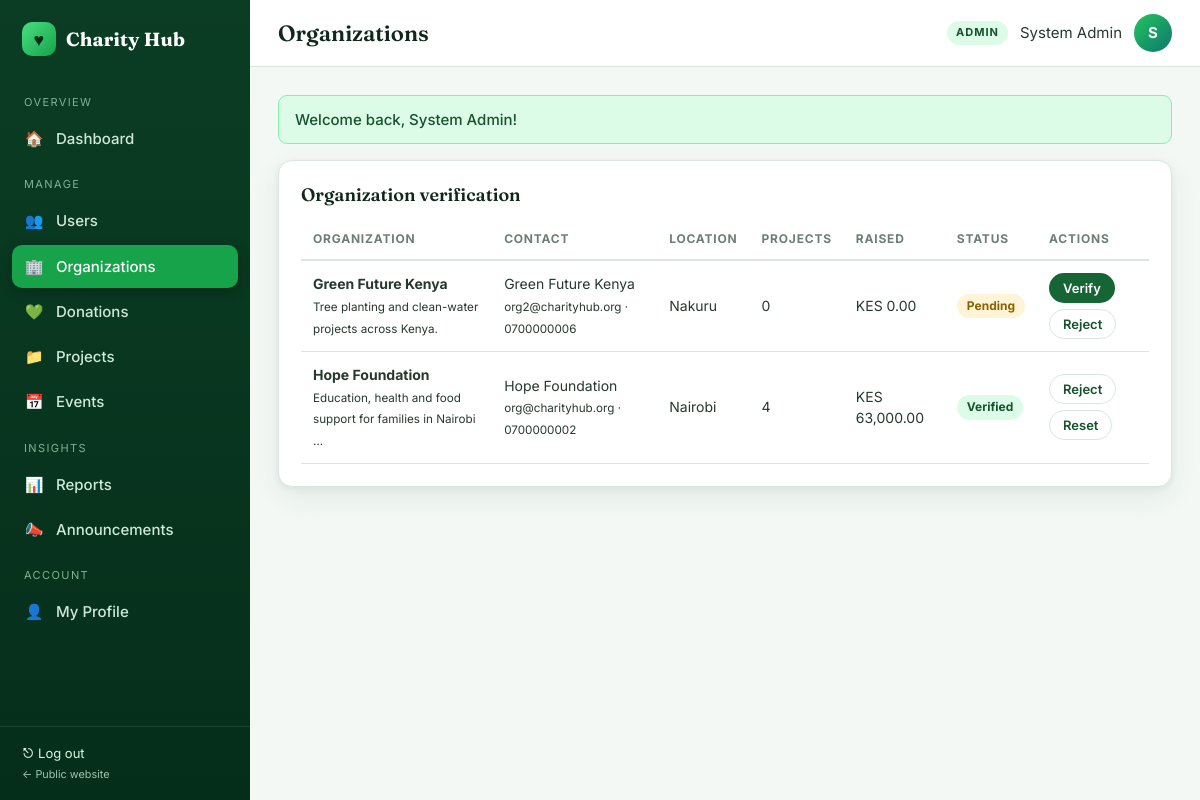
Page /admin/organizations.php (signed in) on the committed database.
### tables this page shows
CREATE TABLE organizations (
  org_id INT AUTO_INCREMENT PRIMARY KEY,
  user_id INT NOT NULL,
  organization_name VARCHAR(200) NOT NULL,
  description TEXT NULL,
  location VARCHAR(150) NULL,
  verification_status ENUM('PENDING','VERIFIED','REJECTED') NOT NULL DEFAULT 'PENDING',
  created_at TIMESTAMP DEFAULT CURRENT_TIMESTAMP,
  FOREIGN KEY (user_id) REFERENCES users(user_id) ON DELETE CASCADE
);

CREATE TABLE users (
  user_id INT AUTO_INCREMENT PRIMARY KEY,
  name VARCHAR(150) NOT NULL,
  email VARCHAR(150) NOT NULL UNIQUE,
  password VARCHAR(255) NOT NULL,
  phone VARCHAR(20) NOT NULL,
  role ENUM('ADMIN','ORGANIZATION','DONOR','VOLUNTEER','BENEFICIARY') NOT NULL,
  status ENUM('ACTIVE','SUSPENDED') NOT NULL DEFAULT 'ACTIVE',
  created_at TIMESTAMP DEFAULT CURRENT_TIMESTAMP
);

### admin/organizations.php (the view, shortened to what this page needs)
<?php
require_once __DIR__ . '/../includes/bootstrap.php';
$orgs = db_all("SELECT o.*, u.name AS contact, u.email, u.phone,
   (SELECT COUNT(*) FROM projects p WHERE p.org_id=o.org_id) AS projects,
   (SELECT COALESCE(SUM(amount),0) FROM donations d WHERE d.org_id=o.org_id) AS raised
   FROM organizations o JOIN users u ON u.user_id=o.user_id ORDER BY FIELD(o.verification_status,'PENDING','VERIFIED','REJECTED'), o.created_at DESC");
include __DIR__ . '/../includes/header.php';
?>
<div class="card"><h2>Organization verification</h2>
<div class="table-wrap"><table><thead><tr><th>Organization</th><th>Contact</th><th>Location</th><th>Projects</th><th>Raised</th><th>Status</th><th>Actions</th></tr></thead><tbody>
<?php foreach ($orgs as $o): ?><tr><td><b><?= e($o['organization_name']) ?></b><br><small><?= e(mb_strimwidth($o['description'] ?? '', 0, 60, '…')) ?></small></td>
<td><?= e($o['contact']) ?><br><small><?= e($o['email']) ?> · <?= e($o['phone']) ?></small></td><td><?= e($o['location'] ?: '—') ?></td><td><?= (int)$o['projects'] ?></td><td><?= money($o['raised']) ?></td><td><?= status_badge($o['verification_status']) ?></td>
<td><div class="actions"><?php foreach (['VERIFIED'=>'Verify','REJECTED'=>'Reject','PENDING'=>'Reset'] as $k=>$l): if ($o['verification_status']!==$k): ?>
<form method="post"><button class="btn btn-sm <?= $k==='VERIFIED'?'':'btn-light' ?>"><?= $l ?></button></form><?php endif; endforeach; ?></div></td></tr>
<?php endforeach; if (!$orgs): ?><tr><td colspan="7" class="empty">No organizations yet.</td></tr><?php endif; ?></tbody></table></div></div>
<?php include __DIR__ . '/../includes/footer.php';

### includes/bootstrap.php (shortened to what this page needs)
<?php
require_once ROOT_PATH . '/config/db.php';
function e($v) { return htmlspecialchars((string)($v ?? ''), ENT_QUOTES, 'UTF-8'); }
function money($n) { return 'KES ' . number_format((float)$n, 2); }
function db_run($sql, $params = []) {
    global $conn;
    $stmt = $conn->prepare($sql);
    if (!$stmt->execute()) { error_log("SQL exec error: " . $stmt->error); $stmt->close(); return false; }
    return $stmt;
}
function db_all($sql, $params = []) {
    $s = db_run($sql, $params); if (!$s) return [];
    $r = $s->get_result(); $rows = $r ? $r->fetch_all(MYSQLI_ASSOC) : []; $s->close(); return $rows;
}
function status_badge($s) {
    $map = ['ACTIVE'=>'ok','VERIFIED'=>'ok','COMPLETED'=>'ok','APPROVED'=>'ok','FULFILLED'=>'ok','ONGOING'=>'info','OPEN'=>'info',
            'PENDING'=>'warn','SUBMITTED'=>'warn','PLANNED'=>'warn','SUSPENDED'=>'bad','REJECTED'=>'bad','DECLINED'=>'bad','CANCELLED'=>'bad','ON_HOLD'=>'warn','CLOSED'=>'muted'];
    $c = $map[strtoupper($s)] ?? 'muted';
    return '<span class="badge badge-' . $c . '">' . e(ucwords(strtolower(str_replace('_', ' ', $s)))) . '</span>';
}

### assets/css/app.css (style rules this page uses)
:root { --g-950:#052e1a; --g-900:#0b3d24; --g-800:#14532d; --g-700:#166534; --g-600:#16a34a; --g-500:#22c55e; --g-400:#4ade80; --g-300:#86efac; --g-200:#bbf7d0; --g-100:#dcfce7; --g-50:#f0fdf4; --teal:#0f766e; --lime:#a3e635; --gold:#f5b942; --ink:#10281c; --text:#27382e; --muted:#6b7f72; --line:#dbe7de; --bg:#f3f8f4; --white:#fff; --danger:#c0392b; --danger-bg:#fdecea; --warn:#8a6100; --warn-bg:#fff4d6; --info:#0b5e6b; --info-bg:#def3f6; --radius:14px; --radius-sm:9px; --shadow:0 2px 6px rgba(11,61,36,.06),0 10px 28px rgba(11,61,36,.07); --serif:'Fraunces',Georgia,'Times New Roman',serif; --sans:'Inter','Segoe UI',system-ui,-apple-system,Arial,sans-serif; }
* { box-sizing:border-box;margin:0;padding:0 }
html { scroll-behavior:smooth }
body { font-family:var(--sans);background:var(--bg);color:var(--text);line-height:1.55;font-size:15px }
h1,h2,h3,h4 { color:var(--ink);line-height:1.2 }
.btn { display:inline-flex;align-items:center;justify-content:center;gap:8px;padding:10px 18px;border-radius:999px;border:1.5px solid transparent; font:600 14px var(--sans);cursor:pointer;transition:.2s;text-decoration:none!important;background:var(--g-700);color:#fff }
.btn-light { background:#fff;color:var(--g-800);border-color:var(--line) }
.btn-sm { padding:6px 13px;font-size:13px }
.card { background:#fff;border:1px solid var(--line);border-radius:var(--radius);box-shadow:var(--shadow);padding:22px;margin-bottom:22px }
.card h2 { font:600 18px var(--serif);margin-bottom:14px;display:flex;justify-content:space-between;align-items:center;gap:10px }
.table-wrap { overflow-x:auto }
table { width:100%;border-collapse:collapse;font-size:14px }
th { text-align:left;font-size:12px;text-transform:uppercase;letter-spacing:.8px;color:var(--muted);padding:10px 12px;border-bottom:2px solid var(--line);white-space:nowrap }
td { padding:12px;border-bottom:1px solid var(--line);vertical-align:middle }
.actions { display:flex;gap:6px;flex-wrap:wrap }
.actions form { display:inline }
.badge { display:inline-block;padding:3px 10px;border-radius:999px;font-size:12px;font-weight:700 }
.badge-ok { background:var(--g-100);color:var(--g-800) }
.badge-warn { background:var(--warn-bg);color:var(--warn) }

### rows in the picture
organizations: organization_name "Green Future Kenya", description "Tree planting and clean-water projects across Kenya.", user.name "Green Future Kenya", user.email "org2@charityhub.org", user.phone "0700000006", location "Nakuru", projects "0", raised "KES 0.00", verification_status "Pending", l "Verify", l "Reject"
organizations: organization_name "Hope Foundation", description "Education, health and food support for families in Nairobi …", user.name "Hope Foundation", user.email "org@charityhub.org", user.phone "0700000002", location "Nairobi", projects "4", raised "KES 63,000.00", verification_status "Verified", l "Reject", l "Reset"

### other values in the picture
$it[0] "OVERVIEW"
$it[2] "🏠"
$it[0] "Dashboard"
$it[0] "MANAGE"
$it[2] "👥"
$it[0] "Users"
$it[2] "🏢"
$it[0] "Organizations"
$it[2] "💚"
$it[0] "Donations"
$it[2] "📁"
$it[0] "Projects"
$it[2] "📅"
$it[0] "Events"
$it[0] "INSIGHTS"
